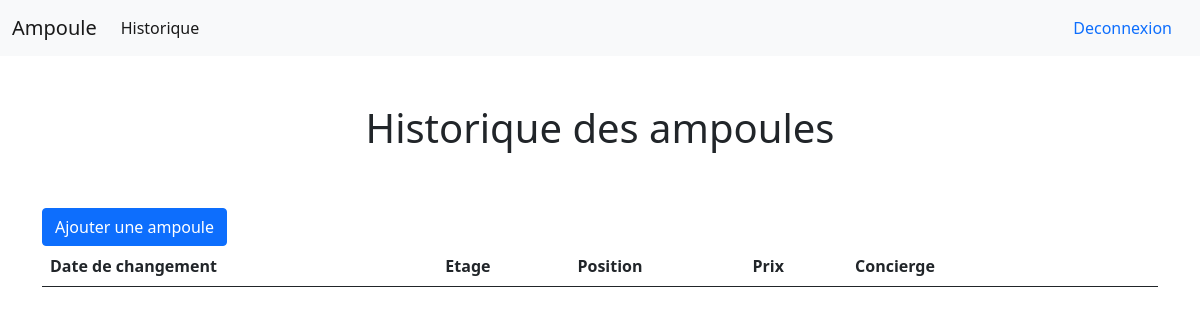
The page /historique.php on the database as committed earlier.
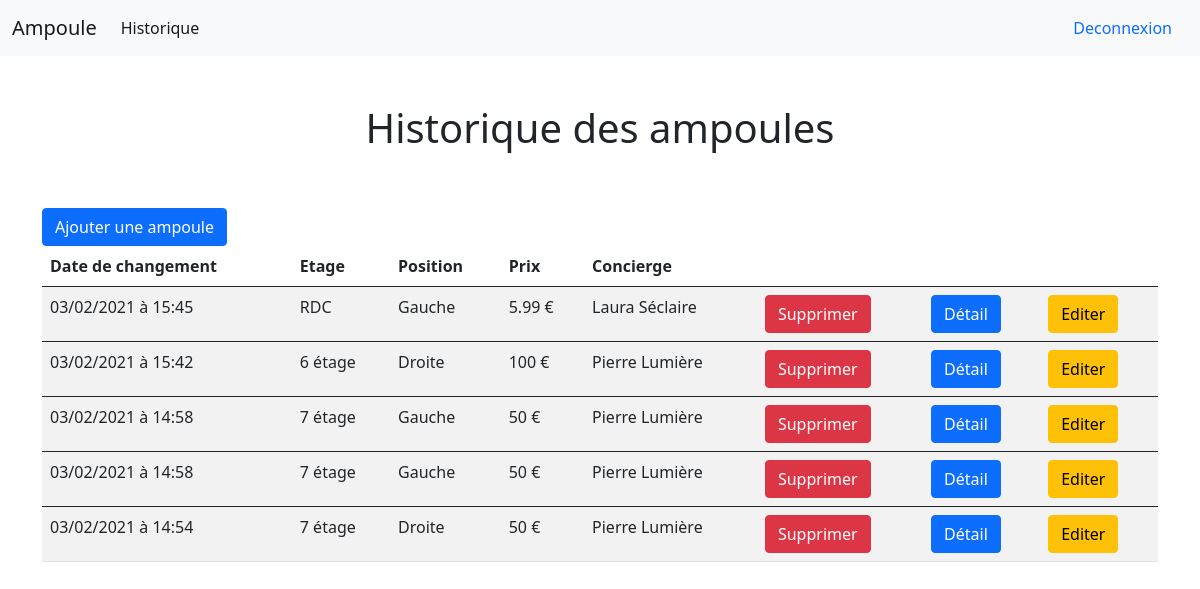
The same page on the database as committed later.
### tables this page shows
CREATE TABLE IF NOT EXISTS `ampoules` (
  `id_ampoule` int(11) NOT NULL AUTO_INCREMENT,
  `date_changement` datetime NOT NULL,
  `etage` varchar(250) NOT NULL,
  `position_ampoule` varchar(250) NOT NULL,
  `prix_ampoule` float NOT NULL,
  `concierge_id` int(11) NOT NULL,
  PRIMARY KEY (`id_ampoule`),
  KEY `concierge_id` (`concierge_id`)
);

CREATE TABLE IF NOT EXISTS `concierges` (
  `id_concierge` int(11) NOT NULL AUTO_INCREMENT,
  `nom_concierge` varchar(255) NOT NULL,
  `password_concierge` varchar(255) NOT NULL,
  PRIMARY KEY (`id_concierge`)
);

### historique.php (the view, shortened to what this page needs)
<?php
try{
    $user = "root";
    $pass = "";
    $bdd = new PDO("mysql:host=localhost;dbname=ecommerce;charset=utf8", $user, $pass);
    $bdd-> setAttribute(PDO:: ATTR_ERRMODE, PDO::ERRMODE_EXCEPTION);
}catch(PDOException $exception){
    die("Error : " .$exception->getMessage());
}
echo'<h1 class="text-center p-5">Historique des ampoules </h1>';
?>
<button type="button" class="btn btn-primary" data-bs-toggle="modal" data-bs-target="#ajouteProduit">
Ajouter une ampoule
</button>
<table class="table table-striped">
    <thead>
        <tr>
            <th>Date de changement</th>
            <th>Etage</th>
            <th>Position</th>
            <th>Prix</th>
            <th>Concierge</th>
            <th></th>
            <th></th>
            <th></th>
        </tr>
    </thead>
    <tbody>
    <?php
        $req = "SELECT * FROM ampoules INNER JOIN concierges ON concierges.id_concierge = ampoules.concierge_id ORDER BY date_changement DESC";
        $i = 0;
        foreach($bdd->query($req) as $row){
        $date_formater = new DateTime($row['date_changement']);
          if ($i++ == 5) break;
    ?>
    <tr>
        <td><?= $date_formater->format('d/m/Y à H:i')?></td>
        <td><?= $row['etage'] ?></td>
        <td><?= $row['position_ampoule'] ?></td>
        <td><?= $row['prix_ampoule'] ?> €</td>
        <td><?= $row['nom_concierge'] ?> </td>
<td>
    <button type="button" class="btn btn-danger" data-bs-toggle="modal" data-bs-target="#supprimeAmpoule<?= $row['id_ampoule'] ?>">
        Supprimer
    </button>
</td>
<td>
    <button type="button" class="btn btn-primary" data-bs-toggle="modal" data-bs-target="#detail<?= $row['id_ampoule'] ?>">
        Détail
    </button>
</td>
<td>
    <button type="button" class="btn btn-warning" data-bs-toggle="modal" data-bs-target="#editAmpoule<?= $row['id_ampoule'] ?>">
        Editer
    </button>
</td>
</tr>
    </tbody>
<?php
}
?>
</table>
<?php
$content = ob_get_clean();
require "template.php";

### template.php (shortened to what this page needs)
<!DOCTYPE html>
<html lang="en">
<head>
    <link rel="stylesheet" href="css/styles.css">
    <link href="https://cdn.jsdelivr.net/npm/bootstrap@5.0.0-beta1/dist/css/bootstrap.min.css" rel="stylesheet">
</head>
<body>
<head>
    <nav class="navbar navbar-expand-lg navbar-light bg-light">
        <div class="container-fluid">
            <a class="navbar-brand" href="historique.php">Ampoule</a>
            <div class="collapse navbar-collapse" id="navbarSupportedContent">
            <ul class="navbar-nav me-auto mb-2 mb-lg-0">
                <li class="nav-item">
                <a class="nav-link active" aria-current="page" href="historique.php">Historique</a>
                </li>
            </ul>
            <form class="d-flex">
                <a class="nav-link " href="deconnexion.php">Deconnexion</a>
            </form>
            </div>
        </div>
    </nav>
</head>
<div class="container">
<?= $content ?>
</div>
</body>
</html>

### css/styles.css (style rules this page uses)
body { background-color: rgb(204, 125, 7); }

Rows that differ between the two databases and show on the page:
added ampoules: date_changement "03/02/2021 à 15:45", etage "RDC", position_ampoule "Gauche", prix_ampoule "5.99", concierge.nom_concierge "Laura Séclaire"
added ampoules: date_changement "03/02/2021 à 15:42", etage "6 étage", position_ampoule "Droite", prix_ampoule "100", concierge.nom_concierge "Pierre Lumière"
added ampoules: date_changement "03/02/2021 à 14:58", etage "7 étage", position_ampoule "Gauche", prix_ampoule "50", concierge.nom_concierge "Pierre Lumière"
added ampoules: date_changement "03/02/2021 à 14:58", etage "7 étage", position_ampoule "Gauche", prix_ampoule "50", concierge.nom_concierge "Pierre Lumière"
added ampoules: date_changement "03/02/2021 à 14:54", etage "7 étage", position_ampoule "Droite", prix_ampoule "50", concierge.nom_concierge "Pierre Lumière"
